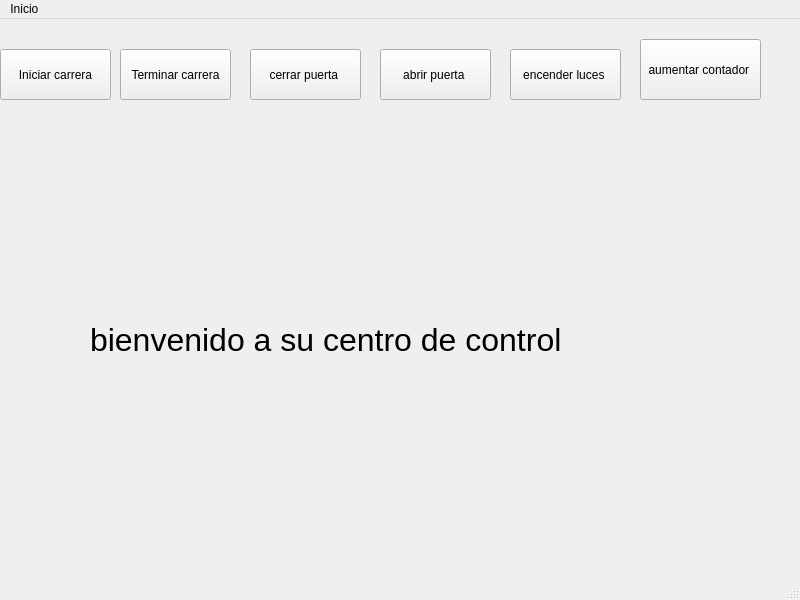
<?xml version="1.0" encoding="UTF-8"?>
<ui version="4.0">
 <class>mainWindow</class>
 <widget class="QMainWindow" name="mainWindow">
  <property name="geometry">
   <rect>
    <x>0</x>
    <y>0</y>
    <width>800</width>
    <height>600</height>
   </rect>
  </property>
  <property name="windowTitle">
   <string>MainWindow</string>
  </property>
  <widget class="QWidget" name="centralwidget">
   <widget class="QPushButton" name="pushButton">
    <property name="geometry">
     <rect>
      <x>0</x>
      <y>30</y>
      <width>111</width>
      <height>51</height>
     </rect>
    </property>
    <property name="text">
     <string>Iniciar carrera</string>
    </property>
   </widget>
   <widget class="QPushButton" name="pushButton_2">
    <property name="geometry">
     <rect>
      <x>120</x>
      <y>30</y>
      <width>111</width>
      <height>51</height>
     </rect>
    </property>
    <property name="text">
     <string>Terminar carrera</string>
    </property>
   </widget>
   <widget class="QPushButton" name="pushButton_3">
    <property name="geometry">
     <rect>
      <x>250</x>
      <y>30</y>
      <width>111</width>
      <height>51</height>
     </rect>
    </property>
    <property name="text">
     <string>cerrar puerta </string>
    </property>
   </widget>
   <widget class="QPushButton" name="pushButton_4">
    <property name="geometry">
     <rect>
      <x>510</x>
      <y>30</y>
      <width>111</width>
      <height>51</height>
     </rect>
    </property>
    <property name="text">
     <string>encender luces </string>
    </property>
   </widget>
   <widget class="QPushButton" name="pushButton_5">
    <property name="geometry">
     <rect>
      <x>640</x>
      <y>20</y>
      <width>121</width>
      <height>61</height>
     </rect>
    </property>
    <property name="text">
     <string>aumentar contador </string>
    </property>
   </widget>
   <widget class="QLabel" name="label">
    <property name="geometry">
     <rect>
      <x>90</x>
      <y>120</y>
      <width>601</width>
      <height>401</height>
     </rect>
    </property>
    <property name="font">
     <font>
      <pointsize>24</pointsize>
     </font>
    </property>
    <property name="text">
     <string>bienvenido a su centro de control </string>
    </property>
   </widget>
   <widget class="QPushButton" name="pushButton_6">
    <property name="geometry">
     <rect>
      <x>380</x>
      <y>30</y>
      <width>111</width>
      <height>51</height>
     </rect>
    </property>
    <property name="text">
     <string>abrir puerta </string>
    </property>
   </widget>
  </widget>
  <widget class="QMenuBar" name="menubar">
   <property name="geometry">
    <rect>
     <x>0</x>
     <y>0</y>
     <width>800</width>
     <height>26</height>
    </rect>
   </property>
   <widget class="QMenu" name="menuInicio">
    <property name="title">
     <string>Inicio </string>
    </property>
   </widget>
   <addaction name="menuInicio"/>
  </widget>
  <widget class="QStatusBar" name="statusbar"/>
 </widget>
 <resources/>
 <connections/>
</ui>
